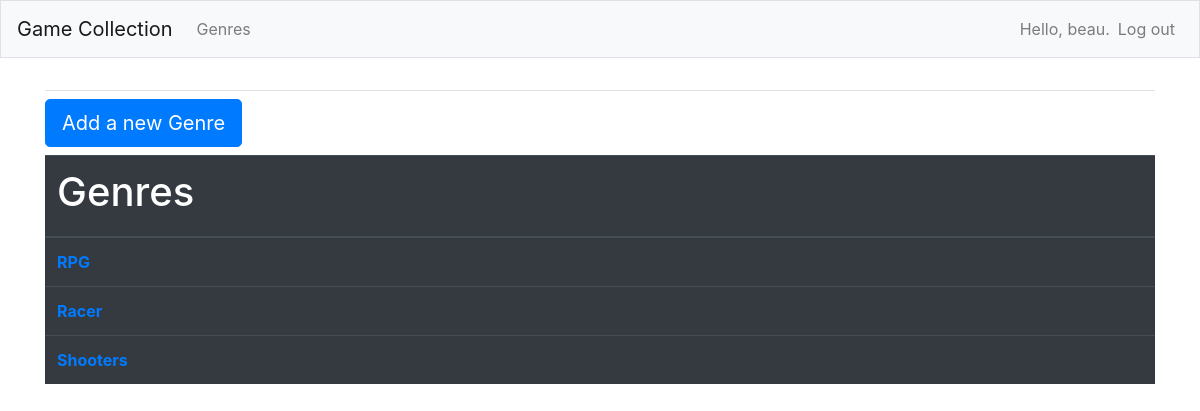
/gameCollections/ (signed in), run on an earlier commit of the app's database.
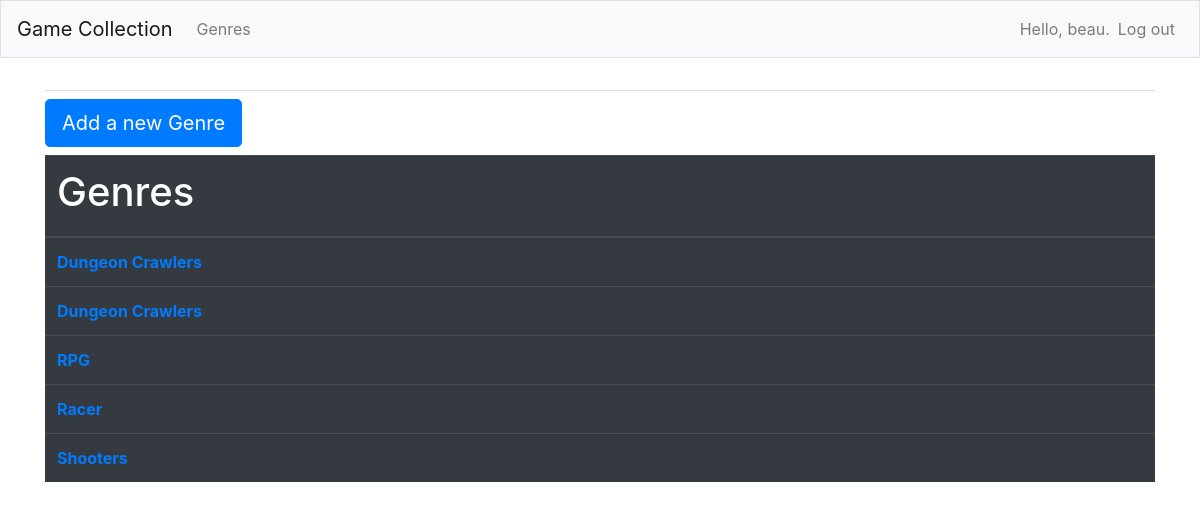
And on a later commit of the database.
### gameCollections/models.py (models this page shows)
class Genre(models.Model):
    name = models.CharField(max_length=200)
    owner = models.ForeignKey(User, on_delete=models.CASCADE)
    def __str__(self):
        return self.name

### gameCollections/views.py (the view)
# urls.py: path('gameCollections/', views.genres, name = 'genres'),
@login_required
def genres(request):
    genres = Genre.objects.filter(owner=request.user).order_by('name')
    context = {'genres' : genres}
    return render (request, 'gameCollections/genres.html', context)

### gameCollections/templates/gameCollections/genres.html (shortened to what this page needs)
{% extends "gameCollections/base.html" %}
{% block content %}
    <h3><a class="btn btn-lg btn-primary" href="{% url 'gameCollections:new_genre' %}" role="button">Add a new Genre</a></h3>
    <table class="table table-dark">
        <thead>
            <tr>
                <th scope="col"><h1>Genres</h1></th>
        </thead>
        <tbody>
        {% for genre in genres %}
            <tr>
                <th><a href="{% url 'gameCollections:games' genre.id %}">{{ genre }}</a></th>
            </tr>
        {% empty %}
            <h3>No genres have been added yet.</h3>
        {% endfor %}
        </tbody>
    </table>
{% endblock content %}

What changed in the data, as far as the page shows it:
added Genre: name "Dungeon Crawlers"
added Genre: name "Dungeon Crawlers"
